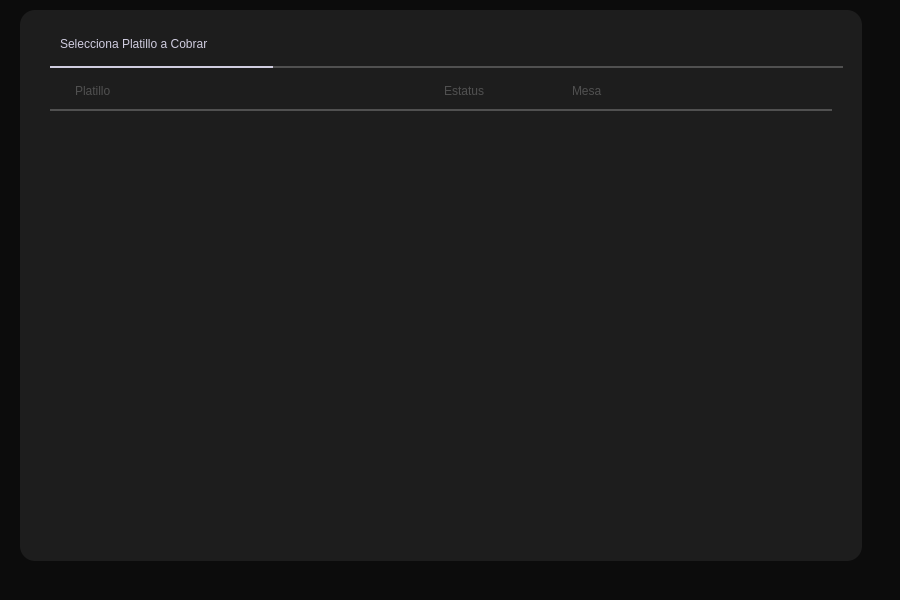
<?xml version="1.0" encoding="UTF-8"?>
<ui version="4.0">
 <class>principal_cajero</class>
 <widget class="QMainWindow" name="principal_cajero">
  <property name="geometry">
   <rect>
    <x>0</x>
    <y>0</y>
    <width>900</width>
    <height>600</height>
   </rect>
  </property>
  <property name="windowTitle">
   <string>MainWindow</string>
  </property>
  <property name="styleSheet">
   <string notr="true">background-color: #0C0C0C;</string>
  </property>
  <widget class="QWidget" name="centralwidget">
   <widget class="QFrame" name="frame">
    <property name="geometry">
     <rect>
      <x>20</x>
      <y>10</y>
      <width>842</width>
      <height>551</height>
     </rect>
    </property>
    <property name="minimumSize">
     <size>
      <width>842</width>
      <height>551</height>
     </size>
    </property>
    <property name="maximumSize">
     <size>
      <width>842</width>
      <height>551</height>
     </size>
    </property>
    <property name="styleSheet">
     <string notr="true">background-color: #1D1D1D;
border-radius: 15px;</string>
    </property>
    <property name="frameShape">
     <enum>QFrame::StyledPanel</enum>
    </property>
    <property name="frameShadow">
     <enum>QFrame::Raised</enum>
    </property>
    <layout class="QGridLayout" name="gridLayout">
     <property name="leftMargin">
      <number>30</number>
     </property>
     <property name="topMargin">
      <number>20</number>
     </property>
     <property name="rightMargin">
      <number>30</number>
     </property>
     <property name="bottomMargin">
      <number>20</number>
     </property>
     <property name="spacing">
      <number>10</number>
     </property>
     <item row="0" column="0">
      <layout class="QVBoxLayout" name="verticalLayout">
       <property name="spacing">
        <number>8</number>
       </property>
       <item>
        <layout class="QHBoxLayout" name="horizontalLayout_3">
         <item>
          <spacer name="horizontalSpacer_6">
           <property name="orientation">
            <enum>Qt::Horizontal</enum>
           </property>
           <property name="sizeType">
            <enum>QSizePolicy::Fixed</enum>
           </property>
           <property name="sizeHint" stdset="0">
            <size>
             <width>10</width>
             <height>20</height>
            </size>
           </property>
          </spacer>
         </item>
         <item>
          <widget class="QLabel" name="label">
           <property name="minimumSize">
            <size>
             <width>143</width>
             <height>28</height>
            </size>
           </property>
           <property name="styleSheet">
            <string notr="true">font: 75 14pt &quot;Noto Serif&quot;;
color:#D0CDE0;</string>
           </property>
           <property name="text">
            <string>Selecciona Platillo a Cobrar</string>
           </property>
          </widget>
         </item>
         <item>
          <spacer name="horizontalSpacer_5">
           <property name="orientation">
            <enum>Qt::Horizontal</enum>
           </property>
           <property name="sizeHint" stdset="0">
            <size>
             <width>40</width>
             <height>20</height>
            </size>
           </property>
          </spacer>
         </item>
        </layout>
       </item>
       <item>
        <layout class="QHBoxLayout" name="horizontalLayout_2">
         <property name="spacing">
          <number>0</number>
         </property>
         <item>
          <widget class="Line" name="line_3">
           <property name="minimumSize">
            <size>
             <width>223</width>
             <height>2</height>
            </size>
           </property>
           <property name="maximumSize">
            <size>
             <width>223</width>
             <height>2</height>
            </size>
           </property>
           <property name="styleSheet">
            <string notr="true">background-color: #D0CDE0;</string>
           </property>
           <property name="orientation">
            <enum>Qt::Horizontal</enum>
           </property>
          </widget>
         </item>
         <item>
          <widget class="Line" name="line">
           <property name="minimumSize">
            <size>
             <width>570</width>
             <height>2</height>
            </size>
           </property>
           <property name="maximumSize">
            <size>
             <width>16777215</width>
             <height>2</height>
            </size>
           </property>
           <property name="styleSheet">
            <string notr="true">background-color: #505050;</string>
           </property>
           <property name="orientation">
            <enum>Qt::Horizontal</enum>
           </property>
          </widget>
         </item>
        </layout>
       </item>
       <item>
        <spacer name="verticalSpacer">
         <property name="orientation">
          <enum>Qt::Vertical</enum>
         </property>
         <property name="sizeType">
          <enum>QSizePolicy::Fixed</enum>
         </property>
         <property name="sizeHint" stdset="0">
          <size>
           <width>20</width>
           <height>5</height>
          </size>
         </property>
        </spacer>
       </item>
       <item>
        <layout class="QHBoxLayout" name="horizontalLayout">
         <item>
          <spacer name="horizontalSpacer_4">
           <property name="orientation">
            <enum>Qt::Horizontal</enum>
           </property>
           <property name="sizeType">
            <enum>QSizePolicy::Fixed</enum>
           </property>
           <property name="sizeHint" stdset="0">
            <size>
             <width>25</width>
             <height>20</height>
            </size>
           </property>
          </spacer>
         </item>
         <item>
          <widget class="QLabel" name="label_2">
           <property name="sizePolicy">
            <sizepolicy hsizetype="Fixed" vsizetype="Preferred">
             <horstretch>0</horstretch>
             <verstretch>0</verstretch>
            </sizepolicy>
           </property>
           <property name="styleSheet">
            <string notr="true">font: 75 11pt &quot;Noto Serif&quot;;
color:#505050;</string>
           </property>
           <property name="text">
            <string>Platillo</string>
           </property>
          </widget>
         </item>
         <item>
          <spacer name="horizontalSpacer">
           <property name="orientation">
            <enum>Qt::Horizontal</enum>
           </property>
           <property name="sizeHint" stdset="0">
            <size>
             <width>265</width>
             <height>20</height>
            </size>
           </property>
          </spacer>
         </item>
         <item>
          <spacer name="horizontalSpacer_7">
           <property name="orientation">
            <enum>Qt::Horizontal</enum>
           </property>
           <property name="sizeType">
            <enum>QSizePolicy::Fixed</enum>
           </property>
           <property name="sizeHint" stdset="0">
            <size>
             <width>60</width>
             <height>20</height>
            </size>
           </property>
          </spacer>
         </item>
         <item>
          <widget class="QLabel" name="label_3">
           <property name="sizePolicy">
            <sizepolicy hsizetype="Fixed" vsizetype="Preferred">
             <horstretch>0</horstretch>
             <verstretch>0</verstretch>
            </sizepolicy>
           </property>
           <property name="styleSheet">
            <string notr="true">font: 75 11pt &quot;Noto Serif&quot;;
color:#505050;</string>
           </property>
           <property name="text">
            <string>Estatus</string>
           </property>
          </widget>
         </item>
         <item>
          <spacer name="horizontalSpacer_2">
           <property name="orientation">
            <enum>Qt::Horizontal</enum>
           </property>
           <property name="sizeType">
            <enum>QSizePolicy::Fixed</enum>
           </property>
           <property name="sizeHint" stdset="0">
            <size>
             <width>80</width>
             <height>20</height>
            </size>
           </property>
          </spacer>
         </item>
         <item>
          <widget class="QLabel" name="label_4">
           <property name="sizePolicy">
            <sizepolicy hsizetype="Fixed" vsizetype="Preferred">
             <horstretch>0</horstretch>
             <verstretch>0</verstretch>
            </sizepolicy>
           </property>
           <property name="minimumSize">
            <size>
             <width>10</width>
             <height>0</height>
            </size>
           </property>
           <property name="maximumSize">
            <size>
             <width>50</width>
             <height>16777215</height>
            </size>
           </property>
           <property name="styleSheet">
            <string notr="true">font: 75 11pt &quot;Noto Serif&quot;;
color:#505050;</string>
           </property>
           <property name="text">
            <string>Mesa</string>
           </property>
          </widget>
         </item>
         <item>
          <spacer name="horizontalSpacer_3">
           <property name="orientation">
            <enum>Qt::Horizontal</enum>
           </property>
           <property name="sizeType">
            <enum>QSizePolicy::Expanding</enum>
           </property>
           <property name="sizeHint" stdset="0">
            <size>
             <width>20</width>
             <height>20</height>
            </size>
           </property>
          </spacer>
         </item>
        </layout>
       </item>
       <item>
        <widget class="Line" name="line_2">
         <property name="minimumSize">
          <size>
           <width>750</width>
           <height>2</height>
          </size>
         </property>
         <property name="maximumSize">
          <size>
           <width>16777215</width>
           <height>2</height>
          </size>
         </property>
         <property name="styleSheet">
          <string notr="true">background-color: #505050;</string>
         </property>
         <property name="orientation">
          <enum>Qt::Horizontal</enum>
         </property>
        </widget>
       </item>
       <item>
        <widget class="QScrollArea" name="listaPlatillos">
         <property name="minimumSize">
          <size>
           <width>770</width>
           <height>300</height>
          </size>
         </property>
         <property name="styleSheet">
          <string notr="true">border:none;</string>
         </property>
         <property name="lineWidth">
          <number>0</number>
         </property>
         <property name="widgetResizable">
          <bool>true</bool>
         </property>
         <widget class="QWidget" name="scrollAreaWidgetContents_10">
          <property name="geometry">
           <rect>
            <x>0</x>
            <y>0</y>
            <width>780</width>
            <height>406</height>
           </rect>
          </property>
          <layout class="QGridLayout" name="gridLayout_11">
           <item row="0" column="0">
            <layout class="QGridLayout" name="observarPlatillos">
             <property name="leftMargin">
              <number>0</number>
             </property>
             <property name="spacing">
              <number>0</number>
             </property>
            </layout>
           </item>
          </layout>
         </widget>
        </widget>
       </item>
      </layout>
     </item>
    </layout>
   </widget>
  </widget>
  <widget class="QMenuBar" name="menubar">
   <property name="geometry">
    <rect>
     <x>0</x>
     <y>0</y>
     <width>900</width>
     <height>22</height>
    </rect>
   </property>
  </widget>
  <widget class="QStatusBar" name="statusbar"/>
 </widget>
 <resources/>
 <connections/>
</ui>
